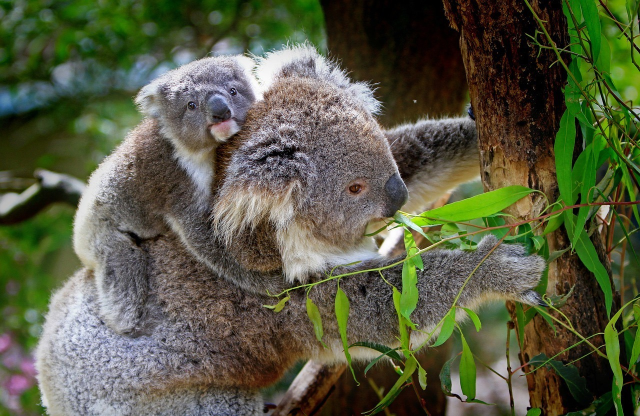
#> input picture Sophia/m4_pil/lesson1/task2/original.jpg, 1280 x 832 px (shown at 1/2 size)
$ python main.py
#> lines starting #> are read from the running program, lines starting #| are printed output that depends on the picture
# создай методы для редактирования оригинала

# создай объект класса ImageEditor с данными картинки-оригинала

# отредактируй изображение и сохрани результат
from PIL import Image
from PIL import ImageFilter
from PIL import ImageEnhance


class ImageEditor:
    def __init__(self, filename):
        # конструктор класса
        self.filename = filename
        self.original = None
        self.changed = []

    def open(self):
        # открыть и показать оригинал
        self.original = Image.open(self.filename)
#> self.original is the input picture: PIL image 1280x832 RGB; mean R, G, B 87.5, 90.9, 67.2
        self.original.show()

    def do_left(self):
        # перевернуть фото слева направо
        rotated = self.original.transpose(Image.FLIP_LEFT_RIGHT)
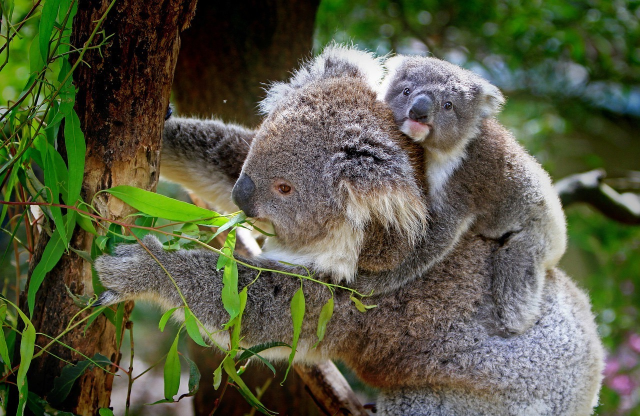
#> rotated: PIL image 1280x832 RGB (shown at 1/2 size); mean R, G, B 87.5, 90.9, 67.2
        self.changed.append(rotated)
        rotated.save('flipped.jpg')

    def do_cropped(self):
        # обрезаем фото
        box = (100, 100, 400, 450)
        cropped = self.original.crop(box)
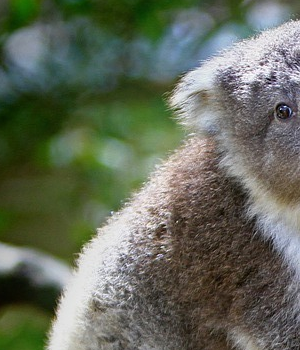
#> cropped: PIL image 300x350 RGB; mean R, G, B 100, 106.5, 90.5
        self.changed.append(cropped)
        cropped.save('cropped.jpg')


MyImage = ImageEditor('original.jpg')
MyImage.open()
MyImage.do_left()
MyImage.do_cropped()
for i in MyImage.changed:
    i.show()
#> this loop made 2 passes
